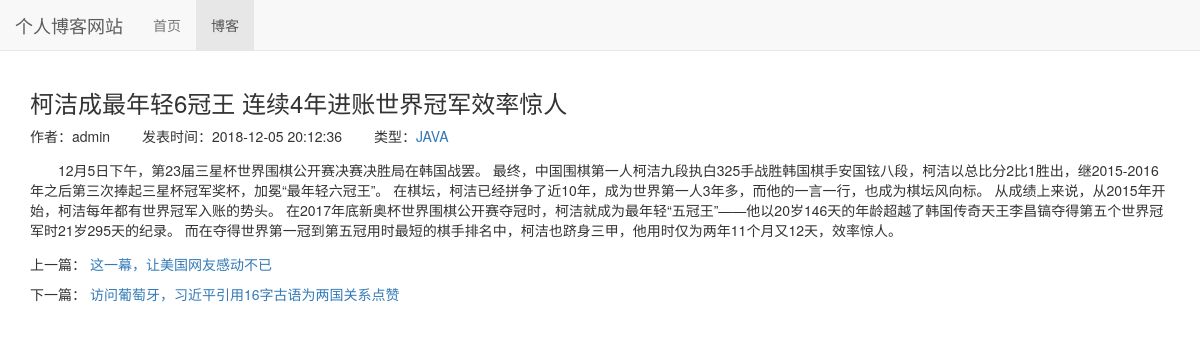
The app's page /blog/10, older data.
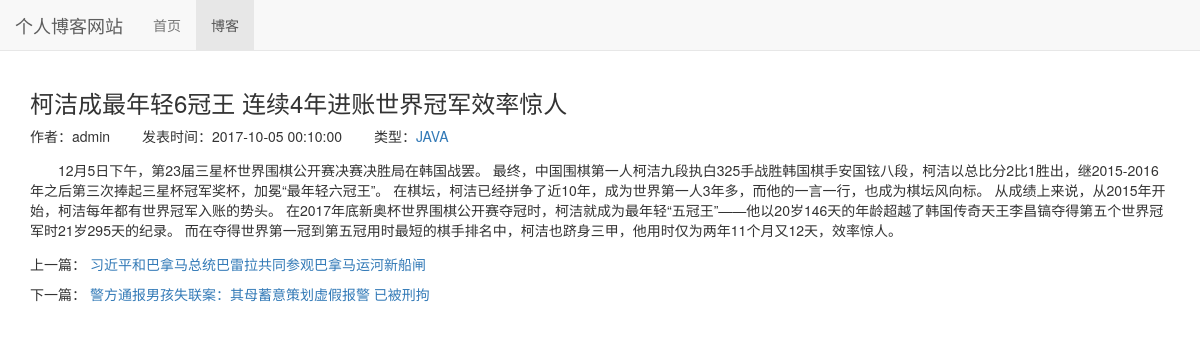
The same page, newer data.
### blog/models.py (models this page shows, shortened)
class Blog(models.Model):
    title=models.CharField(max_length=50)
    blog_type = models.ForeignKey(BlogType,on_delete=models.DO_NOTHING)
    content = models.TextField()
    author = models.ForeignKey(User,on_delete=models.DO_NOTHING)
    create_time = models.DateTimeField(auto_now_add=True)
    last_updated_time = models.DateTimeField(auto_now=True)
    class Meta:
        ordering = ['-create_time']

class BlogType(models.Model):
    type_name = models.CharField(max_length=15)
    def __str__(self):
        return self.type_name

### blog/views.py (the view)
# urls.py: path('<int:blog_pk>', views.blog_detail,name="blog_detail"),
def blog_detail(request,blog_pk):
    context = {}
    blog = get_object_or_404(Blog,pk=blog_pk)
    context['blog']=blog
    context['previous_blog']=Blog.objects.filter(create_time__gt=blog.create_time).last()
    context['next_blog']=Blog.objects.filter(create_time__lt=blog.create_time).first()
    return render_to_response('blog/blog_detail.html', context)

### blog/templates/blog/blog_detail.html (shortened to what this page needs)
{% extends 'base.html' %}
{% load staticfiles %}
{% block nav_blog_active %}active{% endblock %}
{% block header_extends %}
    <link rel="stylesheet" href="{% static 'blog/blog.css' %}">
{% endblock %}
{% block content %}
    <div class="container">
        <div class="row">
            <div class="col-md-12 col-md-offset-1 col-lg-offset-0">
                <h3>{{ blog.title }}</h3>
                    <ul class="blog-info-description">
                        <li>作者：{{ blog.author }}</li>
                        <li>发表时间：{{ blog.create_time|date:"Y-m-d H:m:s" }}</li>
                        <li>类型：<a href="{% url 'blog_with_type' blog.blog_type.pk %}">{{ blog.blog_type }}</a></li>
                    </ul>
                    <div class="blog-content">{{ blog.content }}</div>
                    <div class="blog-more">
                        <p>上一篇：
                            {% if previous_blog %}
                                <a href="{% url 'blog_detail' previous_blog.pk %}">{{ previous_blog.title }}</a>
                            {% else %}
                                没有了
                            {% endif %}
                        </p>
                        <p>下一篇：
                            {% if next_blog %}
                                <a href="{% url 'blog_detail' next_blog.pk %}">{{ next_blog.title }}</a>
                            {% else %}
                                没有了
                            {% endif %}
                        </p>
                    </div>
            </div>
        </div>
    </div>
{% endblock %}

Row changes from the older to the newer data that the page shows:
no longer on this page (row edited): Blog: title "这一幕，让美国网友感动不已"
no longer on this page (row edited): Blog: title "访问葡萄牙，习近平引用16字古语为两国关系点赞"
changed Blog "柯洁成最年轻6冠王 连续4年进账世界冠军效率惊人": create_time "2018-12-05 20:12:36" → "2017-10-05 00:10:00"
now on this page (row edited): Blog: title "习近平和巴拿马总统巴雷拉共同参观巴拿马运河新船闸"
now on this page (row edited): Blog: title "警方通报男孩失联案：其母蓄意策划虚假报警 已被刑拘"
